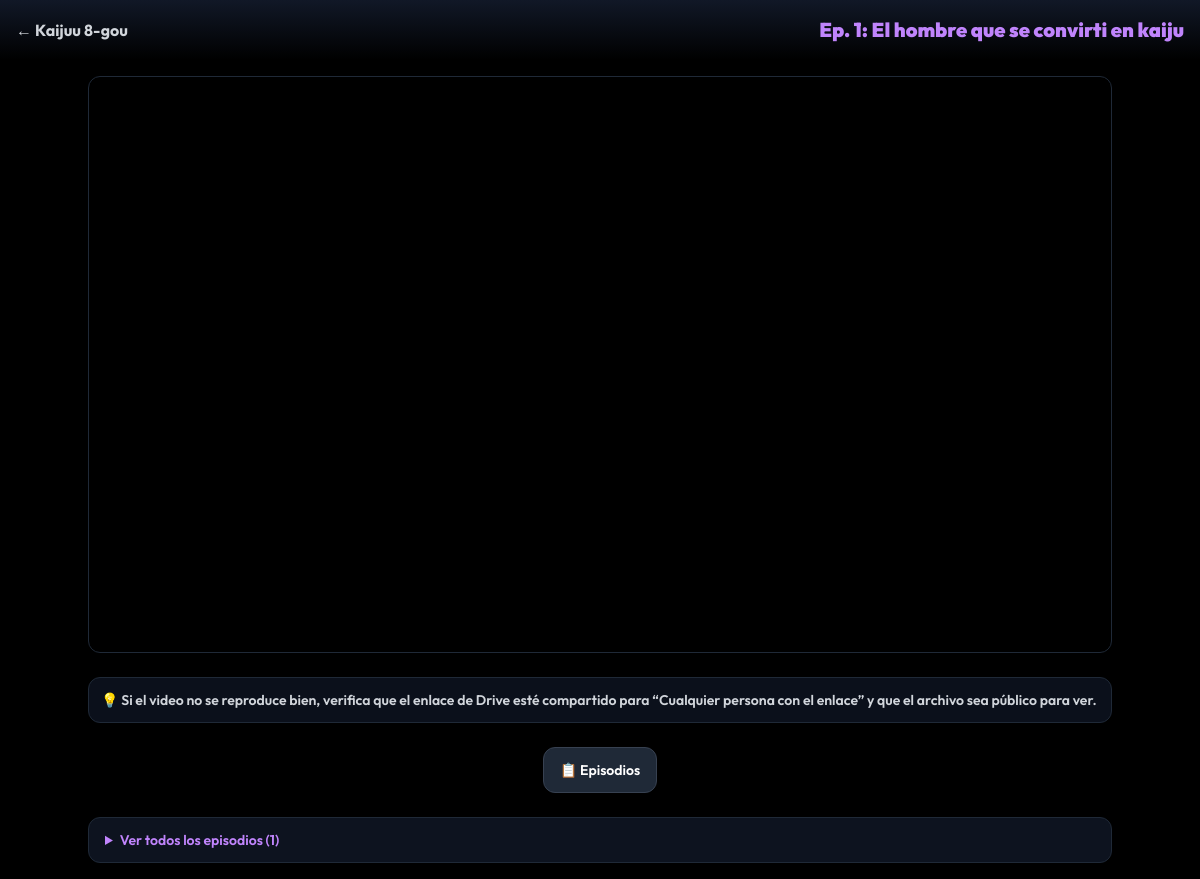
Page /episodio/4/ (signed in) on the earlier database version.
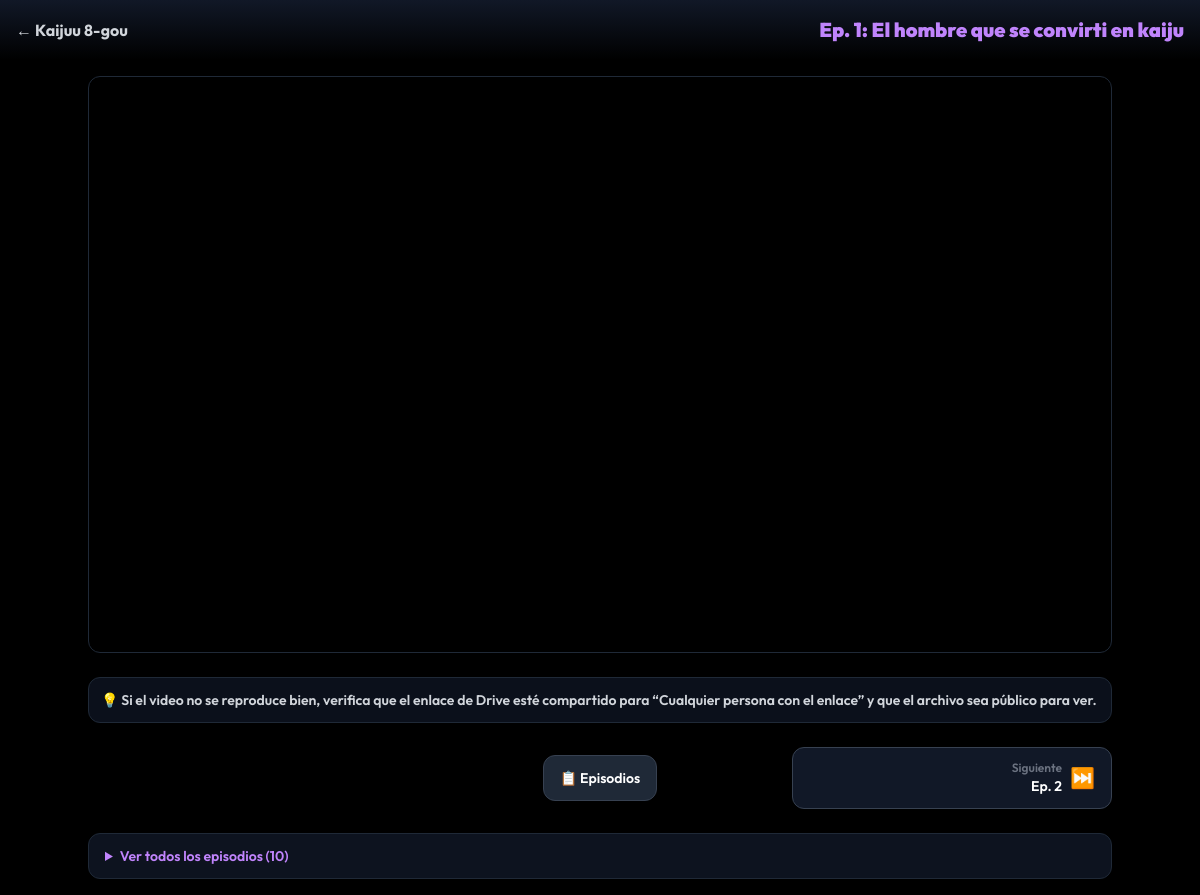
Same page on the later database version.
### catalog/models.py (models this page shows, shortened)
class Episodio(models.Model):
    anime = models.ForeignKey(Anime, on_delete=models.CASCADE, related_name='episodios')
    numero = models.IntegerField(help_text="Número del episodio (ej. 1)")
    titulo = models.CharField(max_length=200, help_text="Título del episodio")
    video_url = models.URLField(max_length=700, help_text="Enlace del video o Embed Code")
    class Meta:
        constraints = [
            models.UniqueConstraint(fields=['anime', 'numero'], name='unique_episodio_por_anime'),
        ]
        ordering = ['numero']

class Anime(models.Model):
    titulo = models.CharField(max_length=200)
    sinopsis = models.TextField()
    fecha_estreno = models.DateField()
    genero = models.CharField(max_length=100)
    calificacion = models.FloatField(default=0.0)
    imagen_url = models.URLField(max_length=500, blank=True, null=True, help_text="Enlace URL de la imagen de portada")
    trailer_url = models.URLField(max_length=500, blank=True, null=True, help_text="URL de YouTube (ej. https://www.youtube.com/embed/...)")
    favoritos = models.ManyToManyField(User, related_name='animes_favoritos', blank=True)
    vistos = models.ManyToManyField(User, related_name='animes_vistos', blank=True)

### catalog/views.py (the view)
# urls.py: path('episodio/<int:episodio_id>/', ver_episodio, name='ver_episodio'),
@login_required
def ver_episodio(request, episodio_id):
    episodio = get_object_or_404(Episodio, id=episodio_id)
    anime = episodio.anime
    episodios = anime.episodios.order_by('numero')
    prev_episodio = anime.episodios.filter(numero__lt=episodio.numero).order_by('-numero').first()
    next_episodio = anime.episodios.filter(numero__gt=episodio.numero).order_by('numero').first()
    return render(request, 'catalog/ver_episodio.html', {
        'episodio': episodio,
        'episodios': episodios,
        'prev_episodio': prev_episodio,
        'next_episodio': next_episodio,
    })

### catalog/templates/catalog/ver_episodio.html (shortened to what this page needs)
{% extends 'base.html' %}
{% block body_class %}bg-black text-white min-h-screen flex flex-col font-sans{% endblock %}
{% block navbar %}
<nav class="p-4 flex justify-between items-center bg-gradient-to-b from-gray-900 to-transparent sticky top-0 z-50">
    <a href="{% url 'anime_detalle' episodio.anime.id %}" class="text-gray-300 hover:text-pink-400 font-bold transition flex items-center gap-2 text-sm md:text-base">
        ← {{ episodio.anime.titulo }}
    </a>
    <h2 class="text-base md:text-xl font-black text-purple-400 truncate max-w-[50%] text-right">
        Ep. {{ episodio.numero }}: {{ episodio.titulo }}
    </h2>
</nav>
{% endblock %}
{% block content %}
<div class="flex-grow flex flex-col items-center justify-center p-3 sm:p-4 gap-4 sm:gap-6">
    <div class="w-full max-w-5xl rounded-xl overflow-hidden shadow-2xl border border-gray-800 bg-black">
        <div class="relative w-full aspect-video">
            <iframe
                src="{{ episodio.video_url }}"
                class="absolute inset-0 w-full h-full"
                frameborder="0"
                allow="autoplay; fullscreen; picture-in-picture"
                allowfullscreen
                loading="lazy"
                title="Reproductor de episodio"
            ></iframe>
        </div>
    </div>
    <div class="w-full max-w-5xl rounded-xl border border-gray-800 bg-gray-900/70 p-3 text-sm text-gray-400">
        <p class="font-semibold text-gray-300">💡 Si el video no se reproduce bien, verifica que el enlace de Drive esté compartido para “Cualquier persona con el enlace” y que el archivo sea público para ver.</p>
    </div>
    <div class="w-full max-w-5xl flex items-center justify-between gap-4">
        <a href="{% url 'anime_detalle' episodio.anime.id %}" class="bg-gray-800 hover:bg-gray-700 border border-gray-700 px-4 py-3 rounded-xl text-sm font-semibold transition whitespace-nowrap">
            📋 Episodios
        </a>
        {% if next_episodio %}
            <a href="{% url 'ver_episodio' next_episodio.id %}" class="flex items-center gap-2 bg-gray-900 hover:bg-purple-900/50 border border-gray-700 hover:border-purple-500 px-4 py-3 rounded-xl transition text-sm font-semibold flex-1 max-w-xs justify-end">
                <div class="min-w-0 text-right">
                    <span class="text-xs text-gray-500 block">Siguiente</span>
                    <span class="truncate block">Ep. {{ next_episodio.numero }}</span>
                </div>
                <span class="text-xl">⏭️</span>
            </a>
        {% else %}
            <div class="flex-1 max-w-xs"></div>
        {% endif %}
    </div>
    {% if episodios %}
    <div class="w-full max-w-5xl">
        <details class="bg-gray-900/80 border border-gray-800 rounded-xl overflow-hidden">
            <summary class="px-4 py-3 cursor-pointer text-sm font-semibold text-purple-400 hover:bg-gray-800 transition">
                Ver todos los episodios ({{ episodios|length }})
            </summary>
        </details>
    </div>
    {% endif %}
</div>
{% endblock %}

### catalog/templates/base.html (shortened to what this page needs)
<!DOCTYPE html>
<html lang="es">
<head>
    <script src="https://cdn.tailwindcss.com"></script>
</head>
<body class="{% block body_class %}bg-gray-950 text-white min-h-screen flex flex-col font-sans{% endblock %}">
    {% block navbar %}{% endblock %}
    <main class="{% block main_class %}flex-grow{% endblock %}">
        {% block content %}{% endblock %}
    </main>
</body>
</html>

Differences in the rows shown:
added Episodio: numero "2"
Other differences:
{{ episodios|length }}: "1" → "10"
text now shown: "Siguiente Ep. ⏭️"
